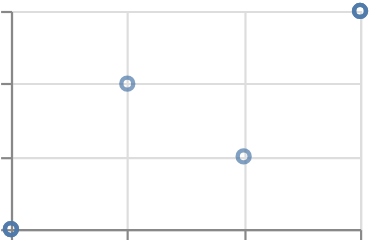

Write a Vega-Lite specification for this figure.
### Vega-Lite specification from a JSON file in a GitHub repository (floating-point values rounded to 4 significant figures)
{"$schema": "https://vega.github.io/schema/vega-lite/v6.json", "padding": 5, "autosize": "none", "data": {"name": "table", "values": [{"c": "A", "g": "p", "x": 1, "y": 2, "v": 5, "t": "2024-01-15", "o": {"v": 3}, "IMDB Rating": 6.1, "d": "x1"}, {"c": "B", "g": "q", "x": 2, "y": 4, "v": 9, "t": "2024-02-20", "o": {"v": 7}, "IMDB Rating": 7.4, "d": "x2"}, {"c": "A", "g": "q", "x": 3, "y": 3, "v": 2, "t": "2024-03-05", "o": {"v": 1}, "IMDB Rating": 5.2, "d": "x1"}, {"c": "C", "g": "p", "x": 4, "y": 6, "v": 7, "t": "2024-05-30", "o": {"v": 4}, "IMDB Rating": 8.8, "d": "x3"}, {"c": "B", "g": "p", "x": 5, "y": 5, "v": 4, "t": "2024-07-11", "o": {"v": 9}, "IMDB Rating": 6.9, "d": "x2"}, {"c": "C", "g": "q", "x": 6, "y": 8, "v": 6, "t": "2024-09-02", "o": {"v": 2}, "IMDB Rating": 7.7, "d": "x3"}, {"c": "A", "g": "p", "x": 7, "y": 7, "v": 8, "t": "2024-11-25", "o": {"v": 5}, "IMDB Rating": 4.4, "d": "x1"}, {"c": "B", "g": "q", "x": 8, "y": 9, "v": 3, "t": "2024-12-31", "o": {"v": 8}, "IMDB Rating": 9.1, "d": "x2"}]}, "width": 160, "height": 100, "mark": "point", "encoding": {"x": {"field": "x", "type": "quantitative", "scale": {"domain": [3, 6]}}, "y": {"field": "y", "type": "quantitative", "scale": {"domain": [4, 7]}}}, "config": {"scale": {"clamp": true}}}
